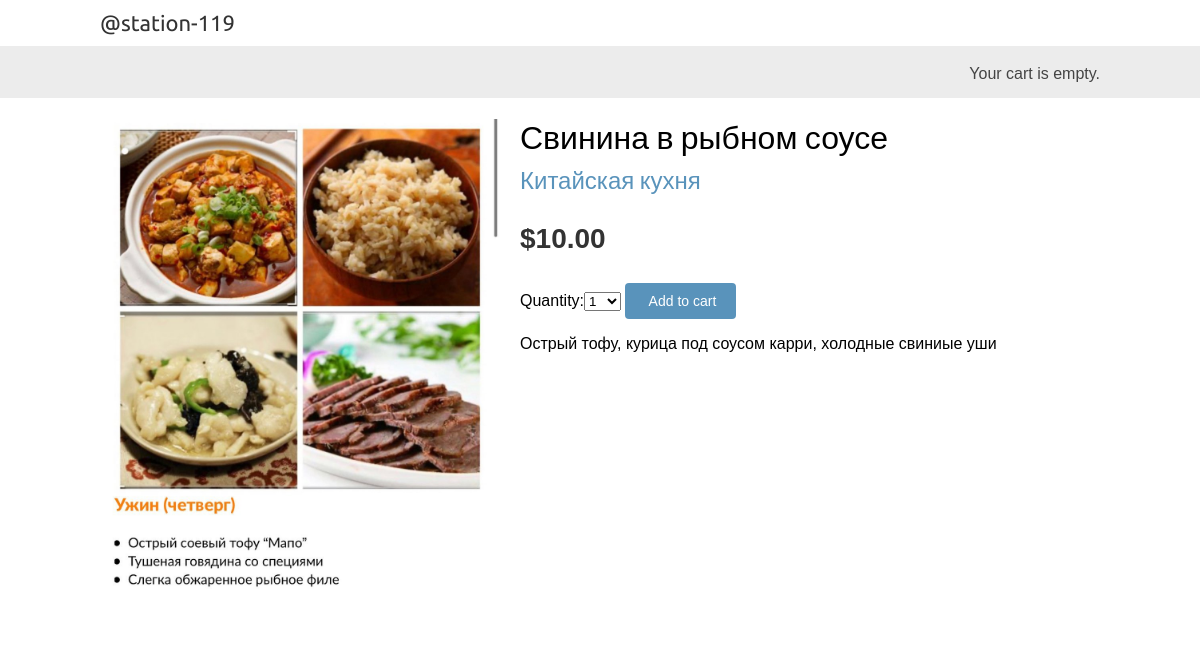
Page /6/svinina-v-rybnom-souse/ on the committed database.
### shop/models.py (models this page shows, shortened)
class Product(models.Model):
    category = models.ForeignKey(Category,
                                 related_name='products',
                                 on_delete=models.CASCADE)
    name = models.CharField(max_length=200, db_index=True)
    slug = models.SlugField(max_length=200, db_index=True)
    image = models.ImageField(upload_to='products/%Y/%m/%d', blank=True)
    description = models.TextField(blank=True)
    price = models.DecimalField(max_digits=10, decimal_places=2)
    available = models.BooleanField(default=True)
    created = models.DateTimeField(auto_now_add=True)
    updated = models.DateTimeField(auto_now=True)
    class Meta:
        ordering = ('name',)
        index_together = (('id', 'slug'),)

class Category(models.Model):
    name = models.CharField(max_length=200, db_index=True)
    slug = models.SlugField(max_length=200, unique=True)
    class Meta:
        ordering = ('name',)
        verbose_name = 'category'
        verbose_name_plural = 'categories'
    def __str__(self):
        return self.name
    def get_absolute_url(self):
        return reverse('shop:product_list_by_category', args=[self.slug])

### shop/views.py (the view)
def product_detail(request, id, slug):
    product = get_object_or_404(Product,
                                id=id,
                                slug=slug,
                                available=True)
    cart_product_form = CartAddProductForm()
    return render(request,
                  'shop/product/detail.html',
                  {'product': product,
                   'cart_product_form': cart_product_form})

### cart/forms.py
class CartAddProductForm(forms.Form):
    quantity = forms.TypedChoiceField(
                                choices=PRODUCT_QUANTITY_CHOICES,
                                coerce=int)
    update = forms.BooleanField(required=False,
                                initial=False,
                                widget=forms.HiddenInput)

### cart/cart.py (called while the page is built)
    def __len__(self):
        return sum(item['quantity'] for item in self.cart.values())

### cart/context_processors.py (called while the page is built)
def cart(request):
    return {'cart': Cart(request)}

### templates/shop/product/detail.html (shortened to what this page needs)
{% extends "shop/base.html" %}
{% load static %}
{% block content %}
  <div class="product-detail">
    <img src="
    {% if product.image %}
        {{ product.image.url }}
    {% else %}
        {% static "img/no_image.png" %}
    {% endif %}">
    <h1>{{ product.name }}</h1>
    <h2><a href="{{ product.category.get_absolute_url }}">
        {{ product.category }}</a></h2>
    <p class="price">${{ product.price }}</p>
    <form action="{% url "cart:cart_add" product.id %}" method="POST">
      {{ cart_product_form }}
      <input type="submit" value=" Add to cart">
    </form>
    {{ product.description|linebreaks }}
  </div>
{% endblock %}

### shop/static/css/base.css (style rules this page uses)
body { margin:0; padding:0; font-family:helvetica, sans-serif; }
h1, h2, h3, h4, h5 , h6 { font-family: 'Ubuntu', sans-serif; font-weight:normal; }
a { text-decoration:none; color:#5993bb; }
a.button, input[type="submit"] { color:#fff; background:#5993bb; border-radius:4px; padding:10px 20px; font-size:14px; border:0; }
.product-detail { text-align:justify; }
.product-detail .price { color:#333; font-size:28px; font-weight:bold; }
.product-detail img { width:40%; float:left; padding:0 20px 20px 0; }
.product-detail h1 { margin-bottom:0; }
.product-detail h2 { margin-top:10px; }

### rows in the picture
Product: image (picture), name "Свинина в рыбном соусе", category "Китайская кухня", price "10.00", description "Острый тофу, курица под соусом карри, холодные свиниые уши"
